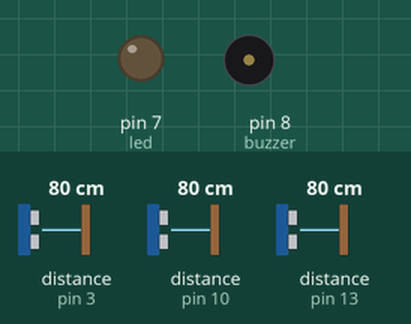
The sketch below on a simulated Arduino Uno, built with avr-gcc and run on an emulated ATmega328P. Parts: output pins drawn as LEDs (lit = HIGH), buzzer (waves = sounding). Wiring (inferred from the names in the program): 3 × ultrasonic range finder: trigger pin 2, echo pin 3 / trigger pin 9, echo pin 10 / trigger pin 12, echo pin 13. Inputs (shaded band) come from the test bench; at power-on: distance to the obstacle (sensors on pin 3, pin 10, pin 13) 80 cm. The echo pulse lasts 58.3 µs per cm; the audio player accepts every command and is not drawn; pins used as bus, display or sensor lines are not drawn; what the sketch prints to the serial monitor is not drawn.

Above: at 1.7 s.
1.8 s: distance to the obstacle (sensor on pin 3) set to 55 cm
3.3 s: distance to the obstacle (sensor on pin 3) set to 47 cm
At 4.2 s:
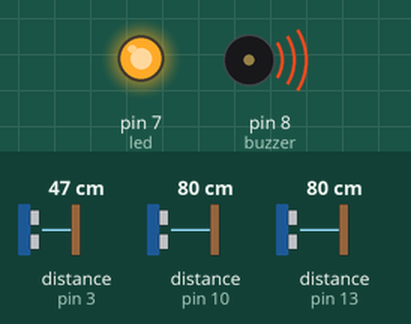
6.3 s: distance to the obstacle (sensor on pin 3) set to 60 cm
At 8.2 s:
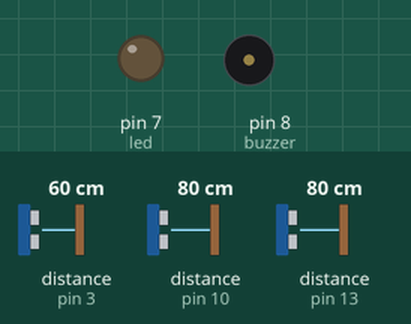
8.6 s: distance to the obstacle (sensor on pin 3) set to 2 cm
At 11.1 s:
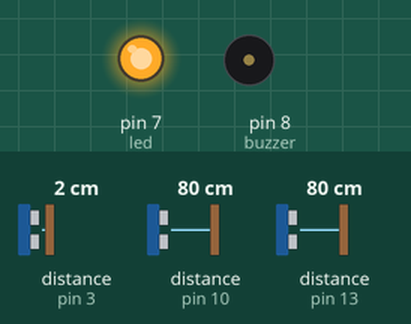
Timing chart, 0 to 12.6 s (numbered marks = the images above; inputs shaded):
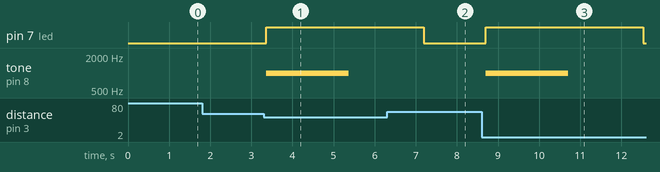

The sketch:

sketch_jun13a.ino
```cpp
#include <SoftwareSerial.h>
#include <DFRobotDFPlayerMini.h>

SoftwareSerial mySerial(4, 5); // Arduino RX=4, TX=5
DFRobotDFPlayerMini player;

// LEFT SENSOR
const int trigL = 2;
const int echoL = 3;

// CENTER (FRONT) SENSOR
const int trigC = 9;
const int echoC = 10;

// RIGHT SENSOR
const int trigR = 12;
const int echoR = 13;

// OUTPUTS
const int buzzer = 8;
const int led = 7;

// DISTANCE LIMIT (in cm)
const int limit = 50;

long readDistance(int trig, int echo) {
  digitalWrite(trig, LOW);
  delayMicroseconds(2);
  digitalWrite(trig, HIGH);
  delayMicroseconds(10);
  digitalWrite(trig, LOW);

  long duration = pulseIn(echo, HIGH, 30000);
  if (duration == 0) return 999;
  return duration * 0.034 / 2;
}

void alertAndSpeak(int fileNo) {
  digitalWrite(led, HIGH);

  tone(buzzer, 1000);
  delay(2000);           // Buzzer beeps for 2 seconds
  noTone(buzzer);

  player.play(fileNo);   // Play voice (0001.mp3, 0002.mp3 or 0003.mp3)
  delay(1800);           // Wait for voice to finish

  digitalWrite(led, LOW);
}

void setup() {
  pinMode(trigL, OUTPUT);
  pinMode(echoL, INPUT);
  pinMode(trigC, OUTPUT);
  pinMode(echoC, INPUT);
  pinMode(trigR, OUTPUT);
  pinMode(echoR, INPUT);

  pinMode(buzzer, OUTPUT);
  pinMode(led, OUTPUT);

  Serial.begin(9600);
  mySerial.begin(9600);

  Serial.println("Initializing DFPlayer...");
  if (!player.begin(mySerial)) {
    Serial.println("DFPlayer NOT found! Check wiring, SD card & resistor.");
  } else {
    Serial.println("DFPlayer Ready!");
  }

  player.volume(20);   // Start with volume 20 (you can increase later)

  Serial.println("Smart Blind Stick Ready");
}

void loop() {
  int distL = readDistance(trigL, echoL);
  int distC = readDistance(trigC, echoC);
  int distR = readDistance(trigR, echoR);

  // FRONT has HIGHEST priority (most important for blind person)
  if (distC <= limit) {
    alertAndSpeak(2);           // 0002.mp3 → "Front"
  }
  else if (distL <= limit) {
    alertAndSpeak(1);           // 0001.mp3 → "Left"
  }
  else if (distR <= limit) {
    alertAndSpeak(3);           // 0003.mp3 → "Right"
  }
  else {
    digitalWrite(led, LOW);
  }

  delay(80);   // Small delay
}
```

Measured:
- the behaviour switches between 52 and 51 cm on distance to the obstacle (sensor on pin 3) (found by bisection; images 0 and 1)
- after the input at 1.8 s, every drawn part: stays the same
- after the input at 3.3 s, pin 7 (led): LOW → HIGH after 0.07 s; tone on pin 8 (buzzer): silent → 1000 Hz after 0.07 s, → silent 2.0 s later
- after the input at 6.3 s, pin 7 (led): goes on until 7.2 s, then stays LOW; tone on pin 8 (buzzer): stays silent (without the input it goes to 1000 Hz after 0.99 s)
- after the input at 8.6 s, pin 7 (led): LOW → HIGH after 0.10 s, → LOW 3.8 s later; tone on pin 8 (buzzer): silent → 1000 Hz after 0.10 s, → silent 2.0 s later
